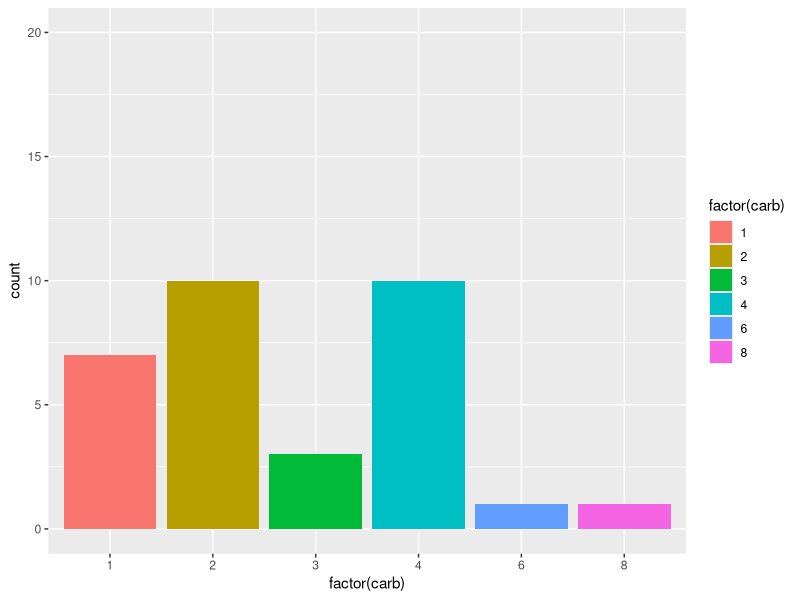
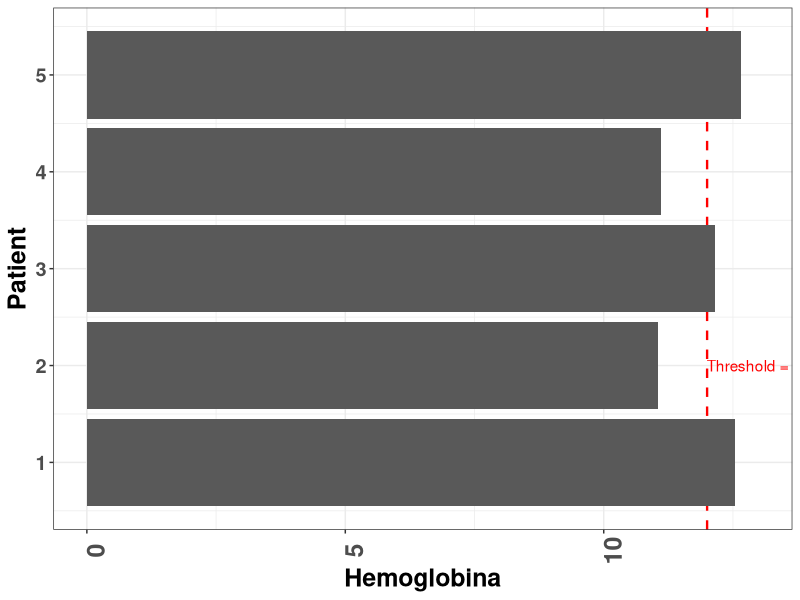
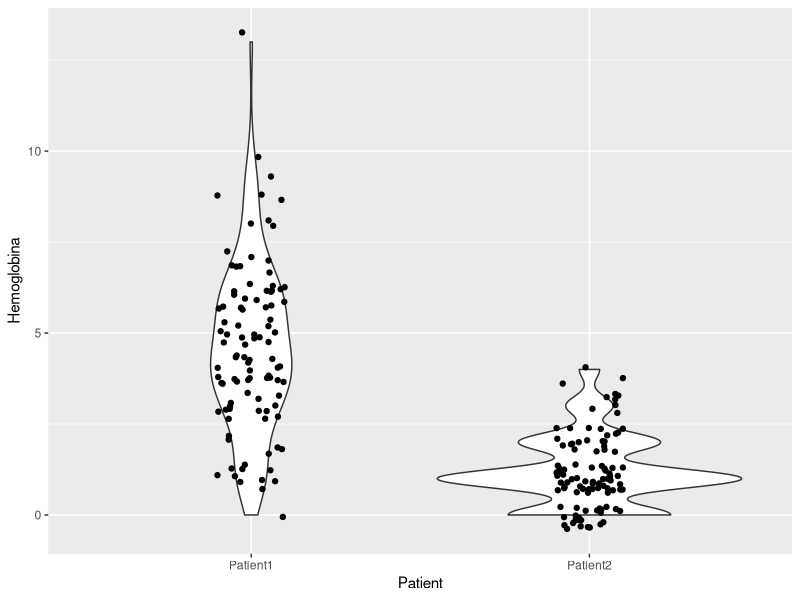
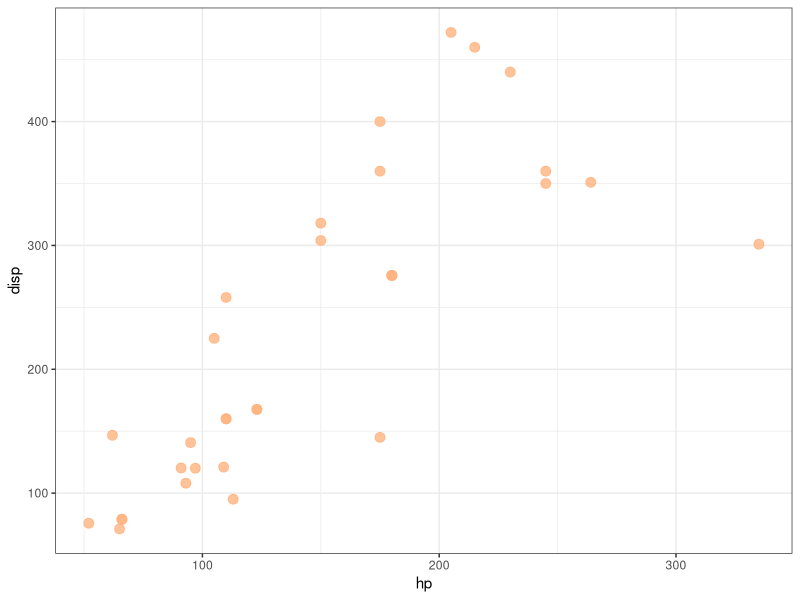

Write R code to recreate these figures, in order.
### Instalacao dos pacotes BiocManager e ggplot2
### Basta remover o simbolo de dinheiro # e executar a linha com ctrl + enter
# install.packages("BiocManager")
# BiocManager::install("ggplot2")

library(ggplot2)
mtcars
colnames(mtcars) # Visualizar as colunas da nossa matrix para seleciona aquelas que serão utilizadas no ggplot2

ggplot(data = mtcars, aes(x = factor(carb), fill = factor(carb))) +
  geom_bar() +
  ylim(c(0, 20))

DF <- data.frame(
  Patient = 1:5,
  Hemoglobina = rnorm(5, 12, 2)
)

ggplot(data = DF, aes(x = Patient, y = Hemoglobina)) +
  geom_hline(yintercept = 12, color = "red", linetype = "dashed", size = 0.8) +
  geom_bar(stat = "identity") +
  theme_bw() +
  theme(text = element_text(size = 18, color = "black", face = "bold")) +
  theme(axis.text.x = element_text(size = 18, angle = 90)) +
  annotate(geom="text", x=2, y=13, label="Threshold = 12",
           color="red") +
  coord_flip()




DF1 <- data.frame(
  Patient = "Patient1",
  Hemoglobina = rpois(100, 5)
)

DF2 <- data.frame(
  Patient = "Patient2",
  Hemoglobina = rpois(100, 1)
)

DF <- rbind(DF1, DF2)

ggplot(data = DF, aes(x = Patient, y = Hemoglobina)) +
  geom_violin() +
  geom_point(position = position_jitter(width = 0.1))




setwd("C:/Users/Andre/Desktop")

library(ggplot2)

colnames(mtcars)

pdf("scatter_plot_hp_vs_disp.pdf")
ggplot(data = mtcars, aes(x = hp, y = disp)) +
  geom_point(size=3, color="#ffb380CC") +
  theme_bw()
dev.off()


# ffb380ff
# RGB significa Red Green Blue
# 0-9 A-F


# Tipos de arquivos para salvar o grafico
# svg
# tiff
# png
# jpeg
